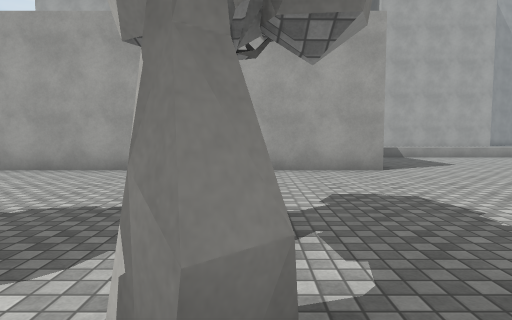
view 1 (above)

24 first-person views from a walk through a Unity game level. The camera is 1.3 m above the floor, tilts 4° down and sees 75° across. The floor is counted in squares, 2 m on a side. Each view is taken from the middle of a square. On the plan, view 1 faces up. The plan holds only what a view shows up to about 10 squares ahead; the rest is blank. The place goes on beyond the plan. The player character is not drawn. Surface patterns are stand-ins for the level's own textures.

view 2
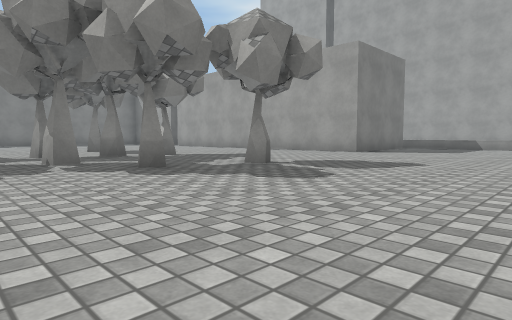

view 3
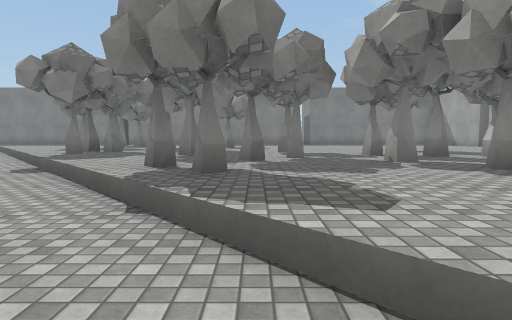

view 4
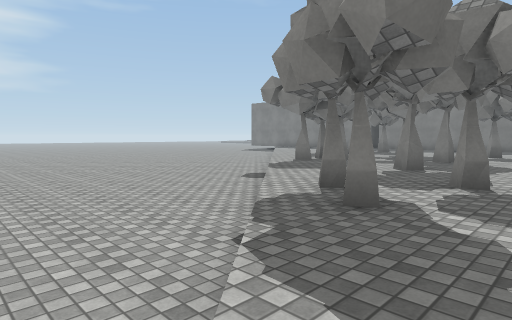

view 5
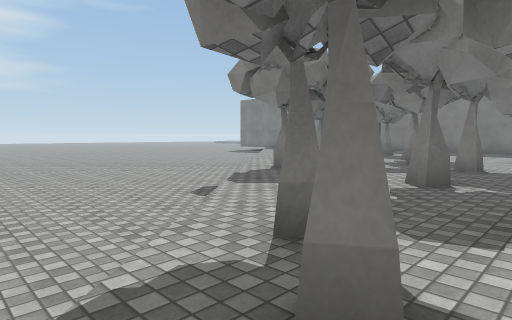

view 6
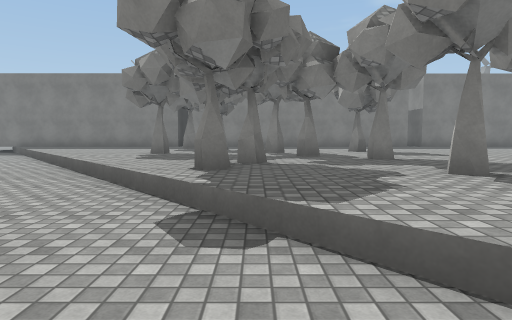

view 7
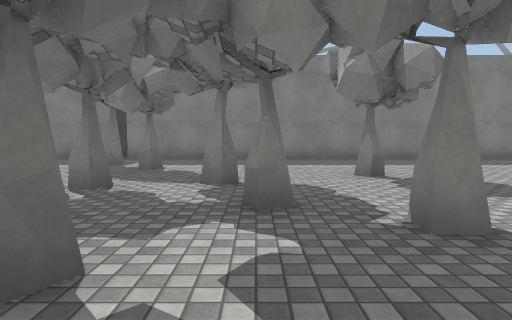

view 8
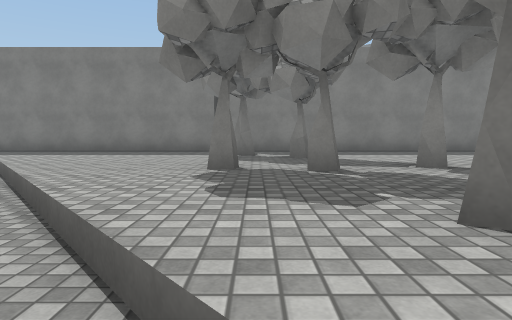

view 9
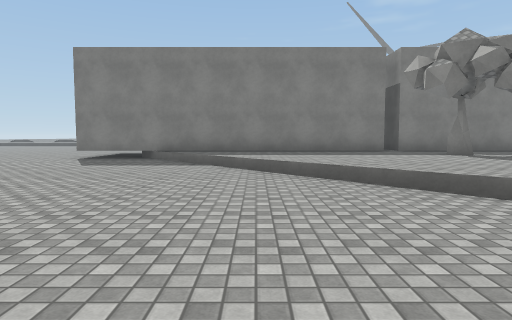

view 10
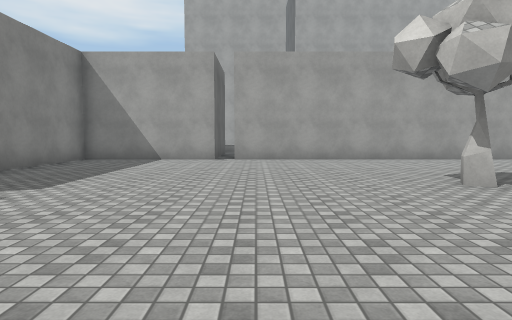

view 11
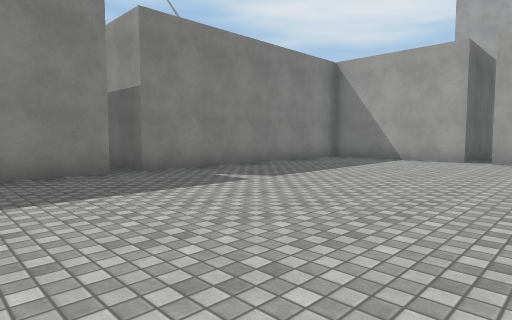

view 12
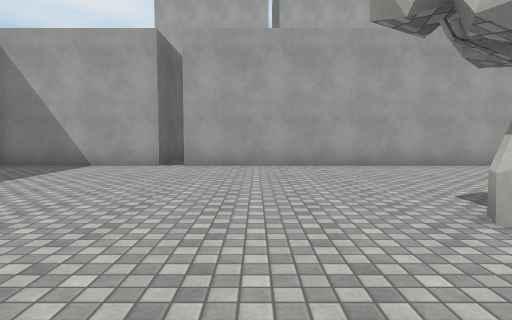

view 13
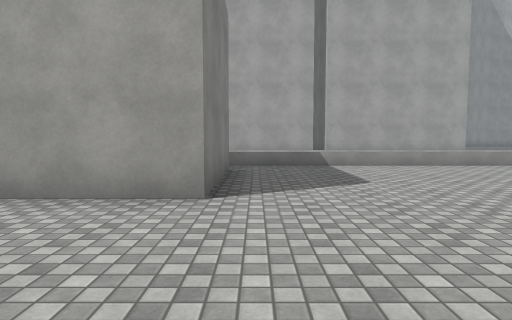

view 14
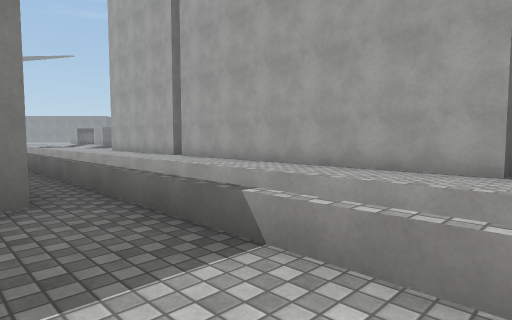

view 15
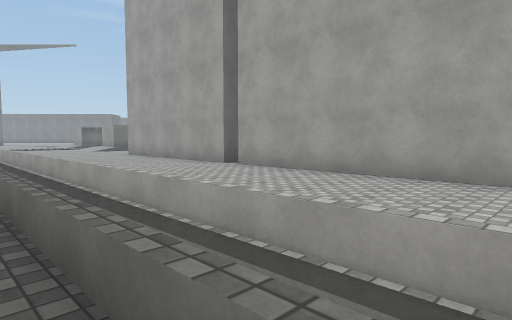

view 16
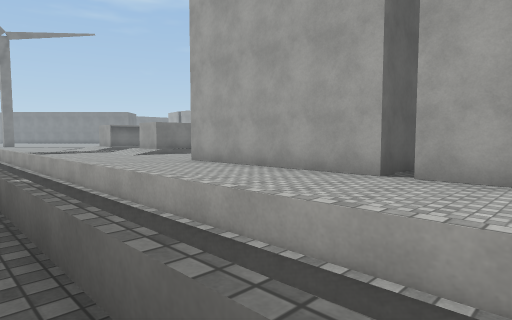

view 17
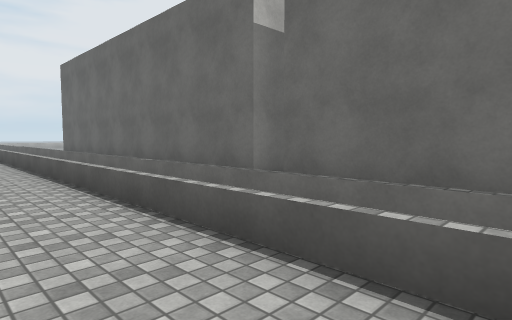

view 18
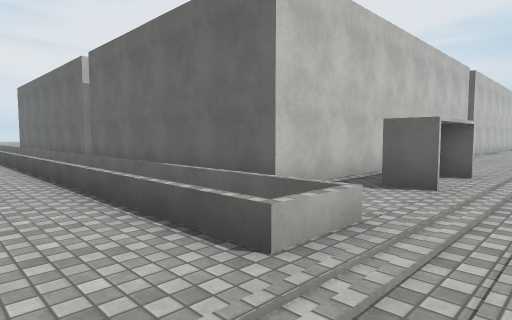

view 19
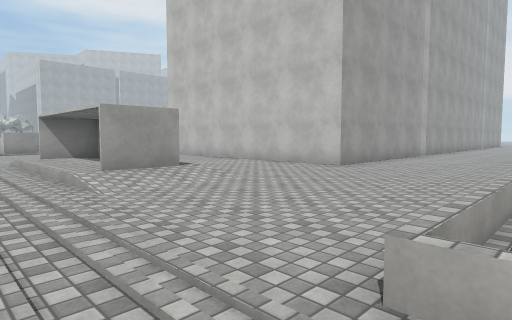

view 20
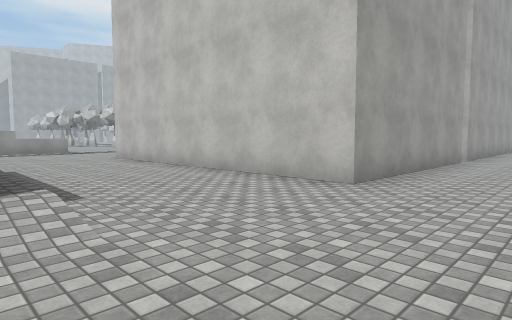

view 21
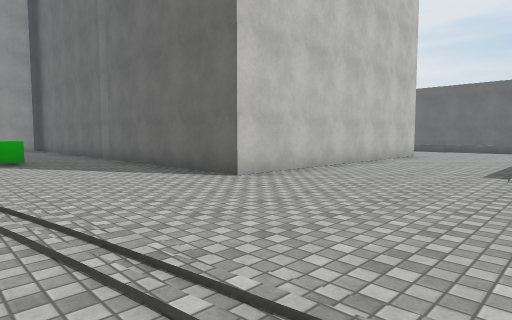

view 22
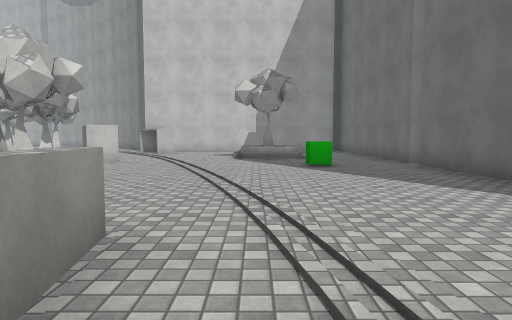

view 23
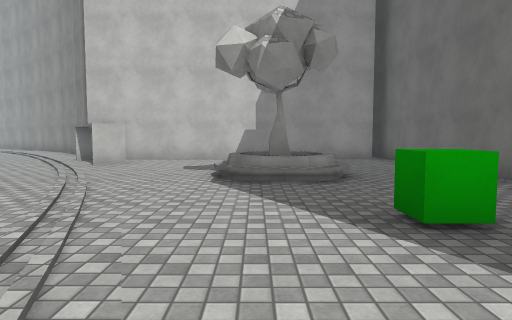

view 24
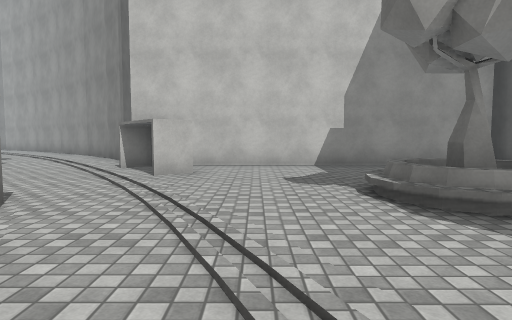

### Floor plan
Key: @ floor where view 1 was taken; # wall or solid block; x gap in a wall; . main floor; : floor 0.25 m higher than the main floor; - floor 0.5 m lower than the main floor; / step, stairs or slope; = window, fence, low wall or low ledge; O other object.
Columns run from 17 left of view 1 to 8 right of it. Each row starts with its distance up from view 1.
 34                   .....
 33               #  .....O
 32               ##...#OO
 31              .#...##O
 30            .........O
 29         ............O
 28       =#............O
 27    ............/O/..O
 26    ..........O.//  .O
 25    .................O
 24    .................O
 23    ....OOOOOOOOOOOOOO
 22     ...O
 21     /..O
 20  .##/..O
 19  .: /..O
 18  .: /..O
 17  .: /..O     O
 16  .##/..OOOOOOOOOOOOOOOO
 15 .......................
 14 .......................
 13 ....................
 12 ........................
 11 ..========================
 10 ..........................
  9 ...OOOOOOOOOOOOOOOOO......
  8  .#O               O.....
  7  .#O  OOOOOOOOOOOOOO....
  6  ..O  O.................
  5  ..O  O.................
  4  ..O  O.................
  3  ..O  O.................
  2   .O  O.......#..#..#....
  1       O..........#.......
  0      OO.........#@#.#....
 -1       O..................
 -2       O........#.#...../-
 -3       O...........#.../--
 -4       O....#.......##/--
 -5       O.......#...../---
 -6       O......#...../----
 -7       O....#..#x#./----
 -8       O..#..#....------
 -9       O.#....../-------
-10       O......./--------
-11       O....../---------
-12       O...../----------
-13       O..../---- -----
-14       O.../------ --
-15       O./-------
-16       O/-------

Positions as (right, up) in squares from view 1, and headings:
1: (0, 0), facing up
2: (7, -2), facing up-left
3: (7, -3), facing left
4: (6, -2), facing down-left
5: (4, -3), facing down-left
6: (3, -7), facing left
7: (-1, -6), facing left
8: (-1, -9), facing left
9: (-1, -14), facing left
10: (-6, -3), facing up
11: (-5, -3), facing up-left
12: (-5, -1), facing up
13: (3, 3), facing up
14: (6, 9), facing up-left
15: (2, 10), facing up-left
16: (-2, 10), facing up-left
17: (-10, 13), facing down-right
18: (-17, 13), facing down-right
19: (-17, 11), facing up-right
20: (-14, 13), facing up-right
21: (-14, 27), facing down-right
22: (-12, 27), facing right
23: (-7, 27), facing right
24: (-5, 29), facing right
